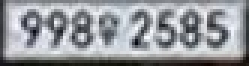
#> input picture NPU_2/plate_1.jpg, 83 x 22 px (shown 3 times larger); its folder holds only this picture in this run
$ python '2. carplate.py' --input plate_1.jpg
#> lines starting #> are read from the running program, lines starting #| are printed output that depends on the picture; after the words box and inside, x2 and y2 are one past the last pixel; in counts of white or black regions, pixels touching at a corner belong together
#!/usr/bin/env python3
import cv2
import numpy as np
import argparse
import re
import pytesseract

class LicensePlateDetector:
    def __init__(self, debug=False):
#> in process_image, image is the input picture: shape (22, 83, 3); mean B, G, R 155.5, 151.2, 148.7
        self.debug = debug

    def preprocess_image(self, image):
        gray = cv2.cvtColor(image, cv2.COLOR_BGR2GRAY)
        enhanced = cv2.createCLAHE(clipLimit=3.0).apply(gray)
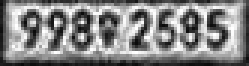
#> enhanced: shape (22, 83) (shown 3 times larger); min 11, max 255, mean 132.9
        adaptive = cv2.adaptiveThreshold(enhanced, 255, cv2.ADAPTIVE_THRESH_GAUSSIAN_C, cv2.THRESH_BINARY, 11, 2)
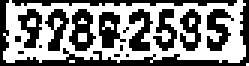
#> adaptive: shape (22, 83) (shown 3 times larger); 52.1% white; 17 black regions (7 under 20 px), largest, box (x1, y1, x2, y2) and area: (0, 0, 83, 22) 263, (4, 0, 79, 2) 100, (23, 3, 32, 17) 72
        _, otsu = cv2.threshold(enhanced, 0, 255, cv2.THRESH_BINARY + cv2.THRESH_OTSU)
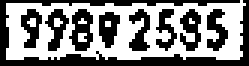
#> otsu: shape (22, 83) (shown 3 times larger); 52% white; 9 black regions, largest, box (x1, y1, x2, y2) and area: (0, 0, 83, 22) 417, (23, 3, 31, 17) 70, (60, 3, 67, 17) 60
        edges = cv2.Canny(enhanced, 50, 150)
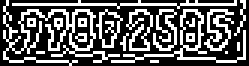
#> edges: shape (22, 83) (shown 3 times larger); 36.3% white in thin lines or dots
        return gray, adaptive, otsu, edges

    def find_candidates(self, binary_images):
        candidates = []
        for binary in binary_images[1:]:
            contours, _ = cv2.findContours(binary, cv2.RETR_EXTERNAL, cv2.CHAIN_APPROX_SIMPLE)
            for contour in contours:
                x, y, w, h = cv2.boundingRect(contour)
                if 30 <= w <= 200 and 10 <= h <= 60 and 1.5 <= w/h <= 8.0:
                    candidates.append((x, y, w, h))
#> this loop made 3 passes
#> after the loop, candidates = [(1, 0, 81, 21), (2, 0, 80, 20), (37, 3, 45, 18), (1, 0, 39, 22)]

        unique = []
        for x, y, w, h in candidates:
            duplicate = any(np.sqrt((x+w//2-ux-uw//2)**2 + (y+h//2-uy-uh//2)**2) < 30
                          for ux, uy, uw, uh in unique)
            if not duplicate:
                unique.append((x, y, w, h))
#> this loop made 4 passes
#> after the loop, unique = [(1, 0, 81, 21)]
        return unique

    def score_candidate(self, gray, x, y, w, h):
        if x < 0 or y < 0 or x+w >= gray.shape[1] or y+h >= gray.shape[0]:
            return 0

        region = gray[y:y+h, x:x+w]
        brightness = np.mean(region)
        aspect_ratio = w / h
        area = w * h

        score = 0
        if 2.0 <= aspect_ratio <= 6.0:
            score += 30
        if 140 <= brightness <= 220:
            score += 30
        if 400 <= area <= 10000:
            score += 20

        edges = cv2.Canny(region, 50, 150)
        if np.sum(edges > 0) > 50:
            score += 20

        return score

    def preprocess_for_ocr(self, plate_image):
        h, w = plate_image.shape[:2]
        scale = max(6, 240 // max(w, h))
        enlarged = cv2.resize(plate_image, (w*scale, h*scale), interpolation=cv2.INTER_CUBIC)

        gray = cv2.cvtColor(enlarged, cv2.COLOR_BGR2GRAY) if len(enlarged.shape) == 3 else enlarged

        denoised = cv2.bilateralFilter(gray, 9, 75, 75)
        clahe = cv2.createCLAHE(clipLimit=2.0, tileGridSize=(8,8))
        enhanced = clahe.apply(denoised)

        _, otsu = cv2.threshold(enhanced, 0, 255, cv2.THRESH_BINARY + cv2.THRESH_OTSU)
        adaptive = cv2.adaptiveThreshold(enhanced, 255, cv2.ADAPTIVE_THRESH_GAUSSIAN_C, cv2.THRESH_BINARY, 11, 2)

        if np.mean(otsu) < 127:
            otsu = cv2.bitwise_not(otsu)
        if np.mean(adaptive) < 127:
            adaptive = cv2.bitwise_not(adaptive)

        kernel = np.ones((2, 2), np.uint8)
        otsu_clean = cv2.morphologyEx(otsu, cv2.MORPH_CLOSE, kernel)
        adaptive_clean = cv2.morphologyEx(adaptive, cv2.MORPH_CLOSE, kernel)

        return otsu_clean, adaptive_clean

    def perform_ocr(self, processed_images):
        otsu_img, adaptive_img = processed_images

        configs = [
            '--oem 3 --psm 8 -c tessedit_char_whitelist=0123456789',
            '--oem 3 --psm 7 -c tessedit_char_whitelist=0123456789',
            '--oem 3 --psm 6 -c tessedit_char_whitelist=0123456789',
            '--oem 3 --psm 13 -c tessedit_char_whitelist=0123456789',
            '--oem 1 --psm 8 -c tessedit_char_whitelist=0123456789',
            '--oem 1 --psm 7 -c tessedit_char_whitelist=0123456789'
        ]

        best_result = ""
        best_score = 0

        for img in [otsu_img, adaptive_img]:
            for config in configs:
                text = pytesseract.image_to_string(img, config=config, lang='eng').strip()
                digits = ''.join(re.findall(r'\d', text))

                if digits:
                    score = len(digits) * 10
                    if 6 <= len(digits) <= 8:
                        score += 50
                    if len(set(digits)) > 2:
                        score += 30

                    if score > best_score:
                        best_result = digits
                        best_score = score

        return best_result

    def process_image(self, image_path):
        image = cv2.imread(image_path)
        binary_images = self.preprocess_image(image)
        candidates = self.find_candidates(binary_images)
#> candidates = [(1, 0, 81, 21)]

        valid_results = []
        for i, (x, y, w, h) in enumerate(candidates):
            score = self.score_candidate(binary_images[0], x, y, w, h)
            if score >= 50:
                plate_region = image[y:y+h, x:x+w]
                cv2.imwrite(f"plate_{i+1}.jpg", plate_region)

                ocr_images = self.preprocess_for_ocr(plate_region)
                digits = self.perform_ocr(ocr_images)

                if digits and 6 <= len(digits) <= 8 and len(set(digits)) > 2:
                    valid_results.append(digits)
#> this loop made 1 pass
#> (x, y, brightness in score_candidate, aspect_ratio in score_candidate, area in score_candidate, score) on pass 1: (1, 0, 159.7, 3.86, 1701, 100)
#> pass 1, in score_candidate, `region = gray[y:y+h, x:x+w]`:
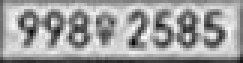
#> region: shape (21, 81) (shown 3 times larger); min 9, max 249, mean 159.7
#> pass 1, in score_candidate, `edges = cv2.Canny(region, 50, 150)`:
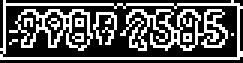
#> edges: shape (21, 81) (shown 3 times larger); 34.9% white in thin lines or dots
#> pass 1, in preprocess_for_ocr, `enlarged = cv2.resize(plate_image, (w*scale, h*scale), interpolation=c..`:
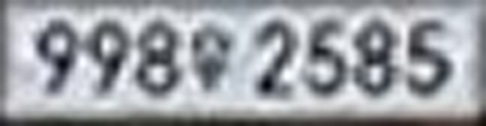
#> enlarged: shape (126, 486, 3); mean B, G, R 164.8, 160, 157.2
#> after the loop, valid_results = []

        with open("plates.txt", 'w') as f:
            for i, result in enumerate(valid_results):
                f.write(f"Plate {i+1}: {result}\n")

        return valid_results

def main():
    parser = argparse.ArgumentParser()
    parser.add_argument("--input", default="carplate_hw2.jpg")
    args = parser.parse_args()

    detector = LicensePlateDetector()
    results = detector.process_image(args.input)

    print(f"Detected {len(results)} plates: {results}")
    return 0 if results else 1

if __name__ == "__main__":
    exit(main())
#> (the call stopped at in perform_ocr, `text = pytesseract.image_to_string(img, config=config, lang='eng').str..`: pytesseract is not available in this run)
